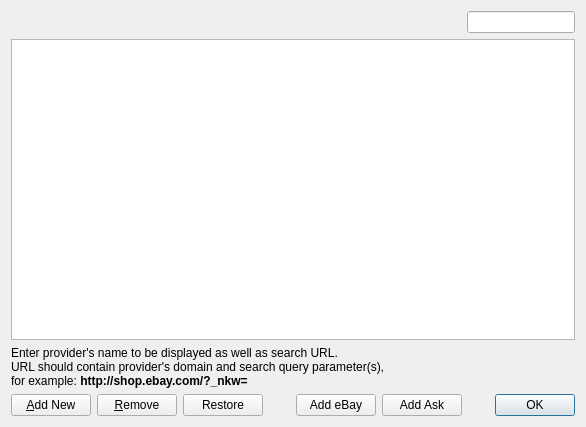
<?xml version="1.0" encoding="UTF-8"?>
<ui version="4.0">
 <class>SearchesDialog</class>
 <widget class="QDialog" name="SearchesDialog">
  <property name="geometry">
   <rect>
    <x>0</x>
    <y>0</y>
    <width>586</width>
    <height>427</height>
   </rect>
  </property>
  <property name="windowTitle">
   <string>Custom Search Providers</string>
  </property>
  <layout class="QGridLayout">
   <item row="2" column="0" colspan="2">
    <widget class="QTableView" name="SearchesTable">
     <property name="alternatingRowColors">
      <bool>true</bool>
     </property>
     <property name="selectionBehavior">
      <enum>QAbstractItemView::SelectRows</enum>
     </property>
     <property name="textElideMode">
      <enum>Qt::ElideMiddle</enum>
     </property>
     <property name="showGrid">
      <bool>false</bool>
     </property>
     <property name="sortingEnabled">
      <bool>true</bool>
     </property>
     <attribute name="horizontalHeaderStretchLastSection">
      <bool>true</bool>
     </attribute>
     <attribute name="verticalHeaderVisible">
      <bool>false</bool>
     </attribute>
     <attribute name="verticalHeaderStretchLastSection">
      <bool>false</bool>
     </attribute>
    </widget>
   </item>
   <item row="5" column="0" colspan="2">
    <layout class="QHBoxLayout">
     <item>
      <widget class="QPushButton" name="addButton">
       <property name="text">
        <string>&amp;Add New</string>
       </property>
      </widget>
     </item>
     <item>
      <widget class="QPushButton" name="removeButton">
       <property name="text">
        <string>&amp;Remove</string>
       </property>
      </widget>
     </item>
     <item>
      <widget class="QPushButton" name="restoreButton">
       <property name="text">
        <string>Restore</string>
       </property>
      </widget>
     </item>
     <item>
      <spacer name="horizontalSpacer">
       <property name="orientation">
        <enum>Qt::Horizontal</enum>
       </property>
       <property name="sizeHint" stdset="0">
        <size>
         <width>40</width>
         <height>20</height>
        </size>
       </property>
      </spacer>
     </item>
     <item>
      <widget class="QPushButton" name="buttonAddEbay">
       <property name="text">
        <string>Add eBay</string>
       </property>
      </widget>
     </item>
     <item>
      <widget class="QPushButton" name="buttonAddAsk">
       <property name="text">
        <string>Add Ask</string>
       </property>
      </widget>
     </item>
     <item>
      <spacer>
       <property name="orientation">
        <enum>Qt::Horizontal</enum>
       </property>
       <property name="sizeHint" stdset="0">
        <size>
         <width>40</width>
         <height>20</height>
        </size>
       </property>
      </spacer>
     </item>
     <item>
      <widget class="QDialogButtonBox" name="buttonBox">
       <property name="standardButtons">
        <set>QDialogButtonBox::Ok</set>
       </property>
      </widget>
     </item>
    </layout>
   </item>
   <item row="0" column="1">
    <widget class="SearchLineEdit" name="search">
     <property name="sizePolicy">
      <sizepolicy hsizetype="Fixed" vsizetype="Fixed">
       <horstretch>0</horstretch>
       <verstretch>0</verstretch>
      </sizepolicy>
     </property>
    </widget>
   </item>
   <item row="0" column="0">
    <spacer>
     <property name="orientation">
      <enum>Qt::Horizontal</enum>
     </property>
     <property name="sizeHint" stdset="0">
      <size>
       <width>252</width>
       <height>20</height>
      </size>
     </property>
    </spacer>
   </item>
   <item row="4" column="0" colspan="2">
    <widget class="QLabel" name="HintLabel">
     <property name="sizePolicy">
      <sizepolicy hsizetype="Expanding" vsizetype="Preferred">
       <horstretch>0</horstretch>
       <verstretch>0</verstretch>
      </sizepolicy>
     </property>
     <property name="text">
      <string>Enter provider's name to be displayed as well as search URL.&lt;br&gt;URL should contain provider's domain and search query parameter(s),&lt;br&gt;for example: &lt;b&gt;http://shop.ebay.com/?_nkw=&lt;/b&gt;</string>
     </property>
    </widget>
   </item>
  </layout>
 </widget>
 <customwidgets>
  <customwidget>
   <class>SearchLineEdit</class>
   <extends>QLineEdit</extends>
   <header>searchlineedit.h</header>
  </customwidget>
 </customwidgets>
 <resources/>
 <connections>
  <connection>
   <sender>buttonBox</sender>
   <signal>accepted()</signal>
   <receiver>SearchesDialog</receiver>
   <slot>accept()</slot>
   <hints>
    <hint type="sourcelabel">
     <x>472</x>
     <y>329</y>
    </hint>
    <hint type="destinationlabel">
     <x>461</x>
     <y>356</y>
    </hint>
   </hints>
  </connection>
 </connections>
</ui>
